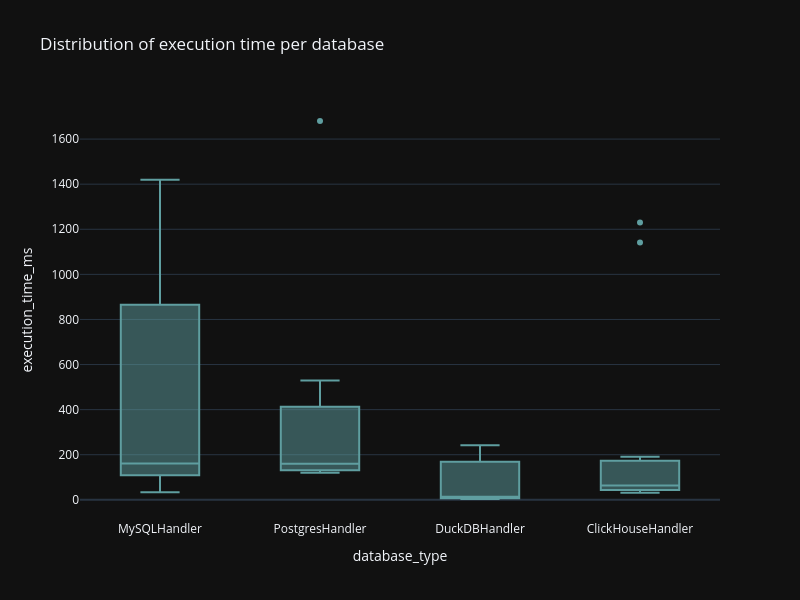

The code cell stored with this chart in its notebook:
### Code cell
execution_time_box = px.box(
    results_df,
    x='database_type',
    y='execution_time_ms',
    title='Distribution of execution time per database',
    #labels={'database_type': 'Database System', 'cpu_usage_percent': 'Average CPU Utilization (%)'},
    template=template,
    height=600,
    width=800
)

execution_time_box.update_traces(
    marker=
        {'color':'cadetblue'}
    )

execution_time_box.show()

### Figure 1 — Plotly figure (JSON) as saved in the notebook; plotly's stock layout.template omitted (floating-point values rounded to 4 significant figures)
{"data": [{"alignmentgroup": "True", "hovertemplate": "database_type=%{x}<br>execution_time_ms=%{y}<extra></extra>", "legendgroup": "", "marker": {"color": "cadetblue"}, "name": "", "notched": false, "offsetgroup": "", "orientation": "v", "showlegend": false, "type": "box", "x": ["MySQLHandler", "MySQLHandler", "MySQLHandler", "MySQLHandler", "MySQLHandler", "MySQLHandler", "MySQLHandler", "MySQLHandler", "MySQLHandler", "MySQLHandler", "MySQLHandler", "PostgresHandler", "PostgresHandler", "PostgresHandler", "PostgresHandler", "PostgresHandler", "PostgresHandler", "PostgresHandler", "PostgresHandler", "PostgresHandler", "PostgresHandler", "PostgresHandler", "DuckDBHandler", "DuckDBHandler", "DuckDBHandler", "DuckDBHandler", "DuckDBHandler", "DuckDBHandler", "DuckDBHandler", "DuckDBHandler", "DuckDBHandler", "DuckDBHandler", "DuckDBHandler", "ClickHouseHandler", "ClickHouseHandler", "ClickHouseHandler", "ClickHouseHandler", "ClickHouseHandler", "ClickHouseHandler", "ClickHouseHandler", "ClickHouseHandler", "ClickHouseHandler", "ClickHouseHandler", "ClickHouseHandler"], "x0": " ", "xaxis": "x", "y": [33.8, 38.44, 230.6, 160.9, 203.7, 121.1, 107.3, 114.6, 1077.0, 1419.0, 1152.0, 119.9, 130.6, 129.3, 162.2, 156.2, 161.0, 133.3, 160.5, 1680.0, 497.0, 528.8, 8.81, 4.123, 38.15, 22.96, 13.28, 7.884, 3.625, 5.906, 211.8, 242.3, 224.0, 75.95, 31.23, 191.3, 117.8, 63.32, 38.68, 35.22, 58.41, 1230.0, 62.0, 1141.0], "y0": " ", "yaxis": "y"}], "layout": {"boxmode": "group", "height": 600, "legend": {"tracegroupgap": 0}, "title": {"text": "Distribution of execution time per database"}, "width": 800, "xaxis": {"anchor": "y", "domain": [0, 1], "title": {"text": "database_type"}}, "yaxis": {"anchor": "x", "domain": [0, 1], "title": {"text": "execution_time_ms"}}}}
